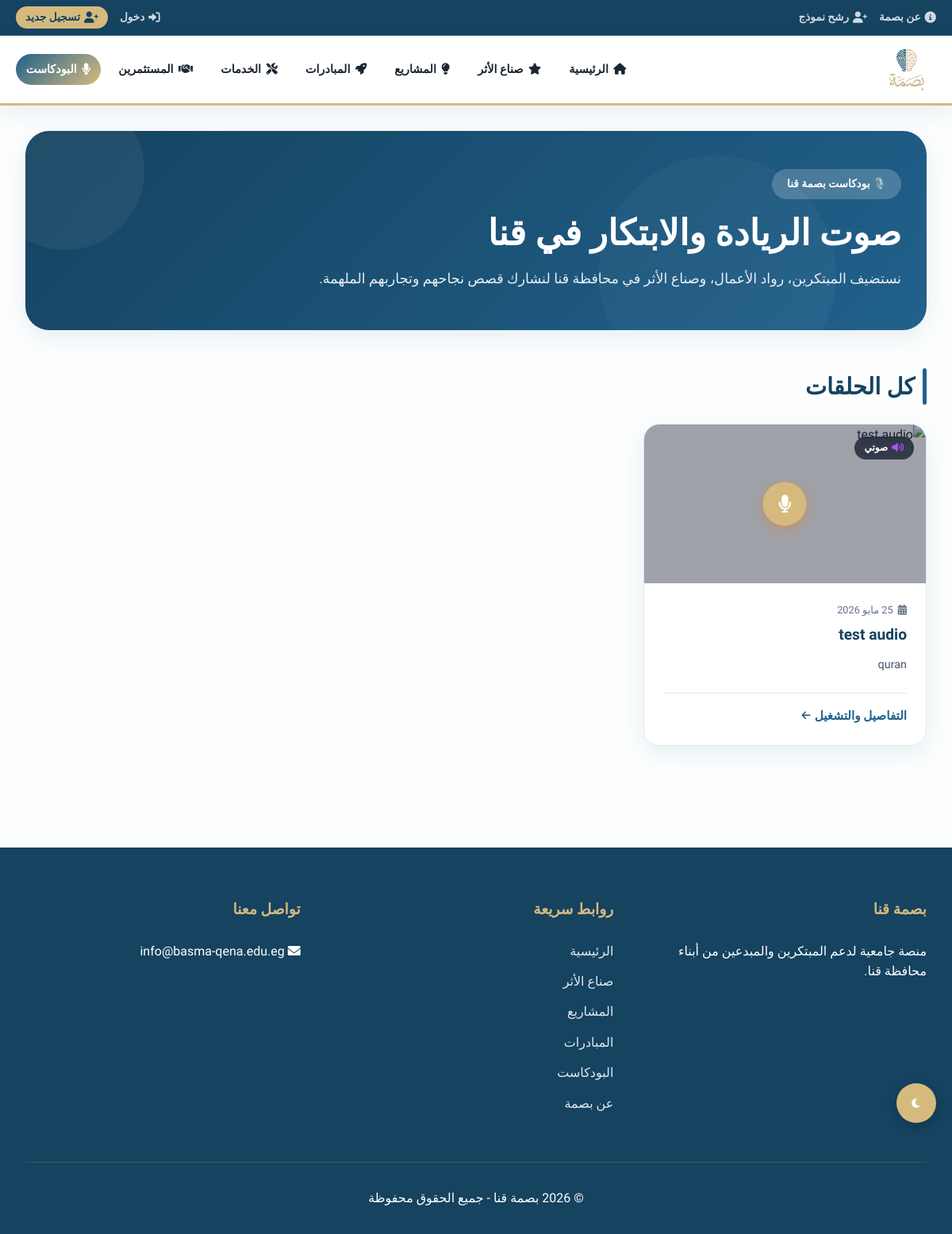
/podcast/, run on the app's committed database.
### portal/models.py (models this page shows, shortened)
class Podcast(models.Model):
    title = models.CharField(max_length=200)
    description = models.TextField()
    video = models.URLField(max_length=500, blank=True, null=True)  # رابط فيديو يوتيوب أو غوغل درايف
    audio = models.URLField(max_length=500, blank=True, null=True)  # رابط صوت خارجي
    audio_file = models.FileField(upload_to='podcasts/', blank=True, null=True)  # ملف صوتي مرفوع
    date = models.DateTimeField(auto_now_add=True)

### portal/views.py (the view)
# urls.py: path('podcast/', views.podcast_list, name='podcast_list'),
def podcast_list(request):
    podcasts = Podcast.objects.all().order_by('-date')
    context = {'podcasts': podcasts}
    return render(request, 'portal/podcast_list.html', context)

### templates/portal/podcast_list.html (shortened to what this page needs)
{% extends 'portal/base.html' %}
{% load portal_extras %}
{% block content %}
<div class="container" style="direction: rtl; text-align: right; padding-top: 2rem; padding-bottom: 4rem;">
    <div style="background: linear-gradient(135deg, var(--primary-dark) 0%, var(--primary) 100%); padding: 3rem 2rem; border-radius: 30px; color: white; margin-bottom: 3rem; position: relative; overflow: hidden; box-shadow: var(--shadow);">
        <div style="position: absolute; top: -50px; left: -50px; width: 200px; height: 200px; background: rgba(255,255,255,0.05); border-radius: 50%;"></div>
        <div style="position: absolute; bottom: -80px; right: 10%; width: 300px; height: 300px; background: rgba(255,255,255,0.03); border-radius: 50%;"></div>
        <div style="position: relative; z-index: 2; max-width: 800px;">
            <span style="background: rgba(255,255,255,0.2); padding: 0.5rem 1.2rem; border-radius: 50px; font-size: 0.85rem; font-weight: bold; margin-bottom: 1rem; display: inline-block;">🎙️ بودكاست بصمة قنا</span>
            <h1 style="font-size: 2.8rem; font-weight: 800; margin-bottom: 1rem; line-height: 1.2;">صوت الريادة والابتكار في قنا</h1>
            <p style="font-size: 1.1rem; opacity: 0.9; line-height: 1.8;">نستضيف المبتكرين، رواد الأعمال، وصناع الأثر في محافظة قنا لنشارك قصص نجاحهم وتجاربهم الملهمة.</p>
        </div>
    </div>
    <h2 style="color: var(--heading-color); font-size: 1.8rem; margin-bottom: 1.5rem; position: relative; padding-right: 15px; margin-top: 3rem;">
        <span style="position: absolute; right: 0; top: 0; bottom: 0; width: 5px; background: var(--primary); border-radius: 10px;"></span>
        كل الحلقات
    </h2>
    <div style="display: grid; grid-template-columns: repeat(auto-fill, minmax(320px, 1fr)); gap: 2rem;">
        {% for pod in podcasts %}
            <div class="podcast-card" onclick="location.href='{% url 'podcast_detail' pod.pk %}'" style="background: var(--card-bg, white); border-radius: 20px; box-shadow: var(--shadow); overflow: hidden; display: flex; flex-direction: column; border: 1px solid var(--border-color, #E2E8F0); transition: all 0.3s ease; cursor: pointer; position: relative;">
                <div style="height: 200px; width: 100%; display: flex; align-items: center; justify-content: center; position: relative; overflow: hidden; background-color: var(--card-bg, #fdfefe);">
                    <div class="play-overlay" style="position: absolute; top: 50%; left: 50%; transform: translate(-50%, -50%); z-index: 2; width: 55px; height: 55px; background: var(--accent); border-radius: 50%; display: flex; align-items: center; justify-content: center; color: white; font-size: 1.4rem; box-shadow: 0 4px 15px rgba(249, 115, 22, 0.4); transition: all 0.3s ease;">
                        {% if pod.video %}
                            <i class="fas fa-play" style="margin-right: 3px;"></i>
                        {% else %}
                            <i class="fas fa-microphone"></i>
                        {% endif %}
                    </div>
                    <span style="position: absolute; top: 15px; right: 15px; background: rgba(15, 23, 42, 0.75); color: white; padding: 0.3rem 0.8rem; border-radius: 30px; font-size: 0.75rem; font-weight: bold; z-index: 2; backdrop-filter: blur(4px); display: inline-flex; align-items: center; gap: 5px;">
                        {% if pod.video %}
                            <i class="fas fa-video" style="color: #38bdf8;"></i> فيديو
                        {% else %}
                            <i class="fas fa-volume-up" style="color: #a855f7;"></i> صوتي
                        {% endif %}
                    </span>
                </div>
                <div style="padding: 1.5rem; display: flex; flex-direction: column; flex-grow: 1; justify-content: space-between;">
                    <div>
                        <span style="font-size: 0.8rem; color: #64748B; display: block; margin-bottom: 0.5rem;">
                            <i class="fas fa-calendar-alt" style="margin-left: 3px;"></i> {{ pod.date|date:"d M Y" }}
                        </span>
                        <h3 style="font-size: 1.2rem; color: var(--heading-color); font-weight: 700; margin-bottom: 0.75rem; line-height: 1.4;">{{ pod.title }}</h3>
                        <p style="color: #475569; font-size: 0.9rem; line-height: 1.6; margin-bottom: 1.5rem;">{{ pod.description|truncatechars:120 }}</p>
                    </div>
                    <div style="display: flex; align-items: center; color: var(--primary); font-weight: bold; font-size: 0.95rem; gap: 5px; margin-top: auto; border-top: 1px solid var(--border-color, #F1F5F9); padding-top: 1rem;">
                        <span>التفاصيل والتشغيل</span>
                        <i class="fas fa-arrow-left" style="font-size: 0.8rem; transition: transform 0.3s ease;"></i>
                    </div>
                </div>
            </div>
        {% endfor %}
    </div>
</div>
{% endblock %}

### static/css/style.css (style rules this page uses)
* { margin: 0; padding: 0; box-sizing: border-box; }
:root { --primary: #21618C; --primary-dark: #154360; --accent: #D6BA7D; --accent-dark: #B79F6A; --bg-light: #FDFEFE; --text-dark: #1B2631; --card-bg: white; --border-color: #E2E8F0; --shadow: 0 10px 30px rgba(33, 97, 140, 0.1); --heading-color: var(--primary-dark); }
html, body { overflow-x: hidden; }
body { font-family: 'Cairo', sans-serif; background-color: var(--bg-light); color: var(--text-dark); line-height: 1.6; }
.container { max-width: 1400px; margin: 0 auto; padding: 3rem 2rem; }

### data on the page
Podcast: shows "صوتي", date "25 مايو 2026", title "test audio", description "quran"
